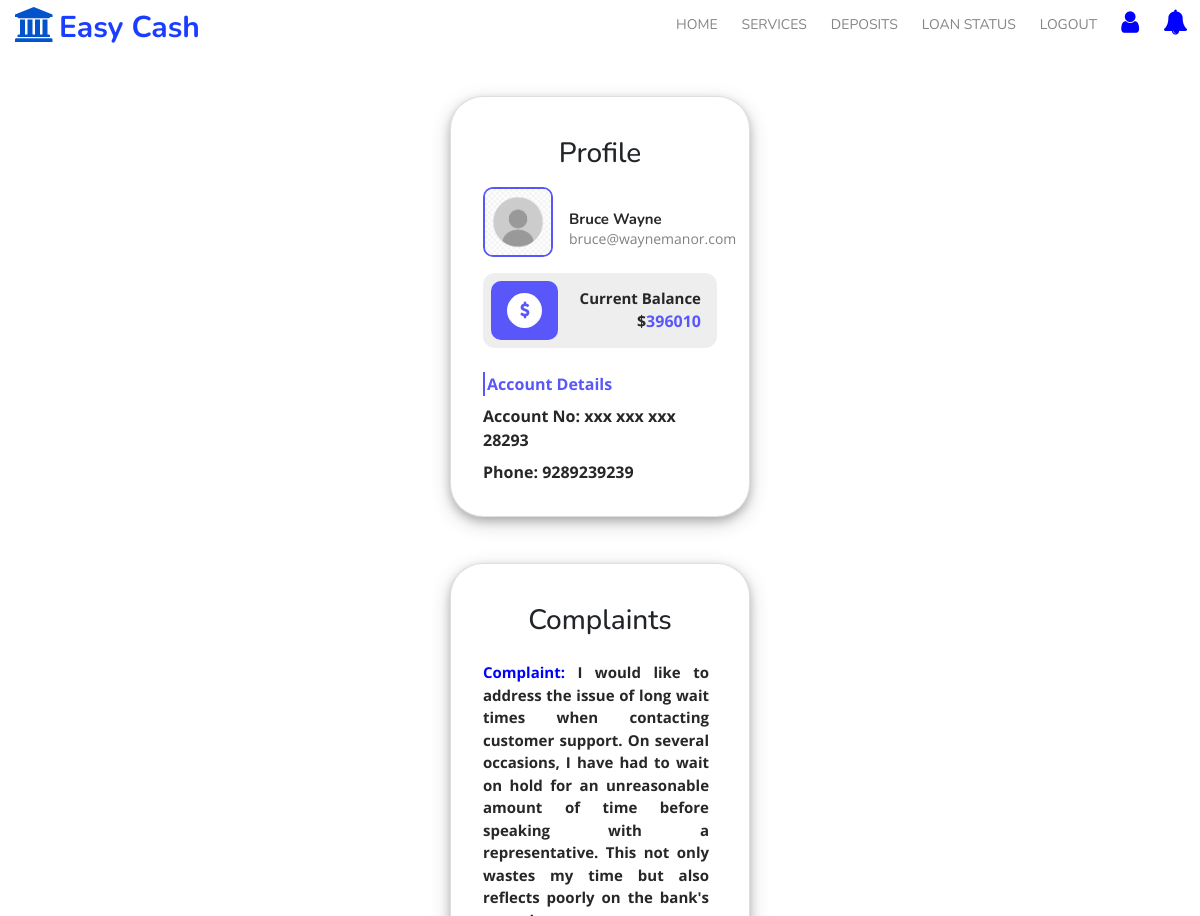
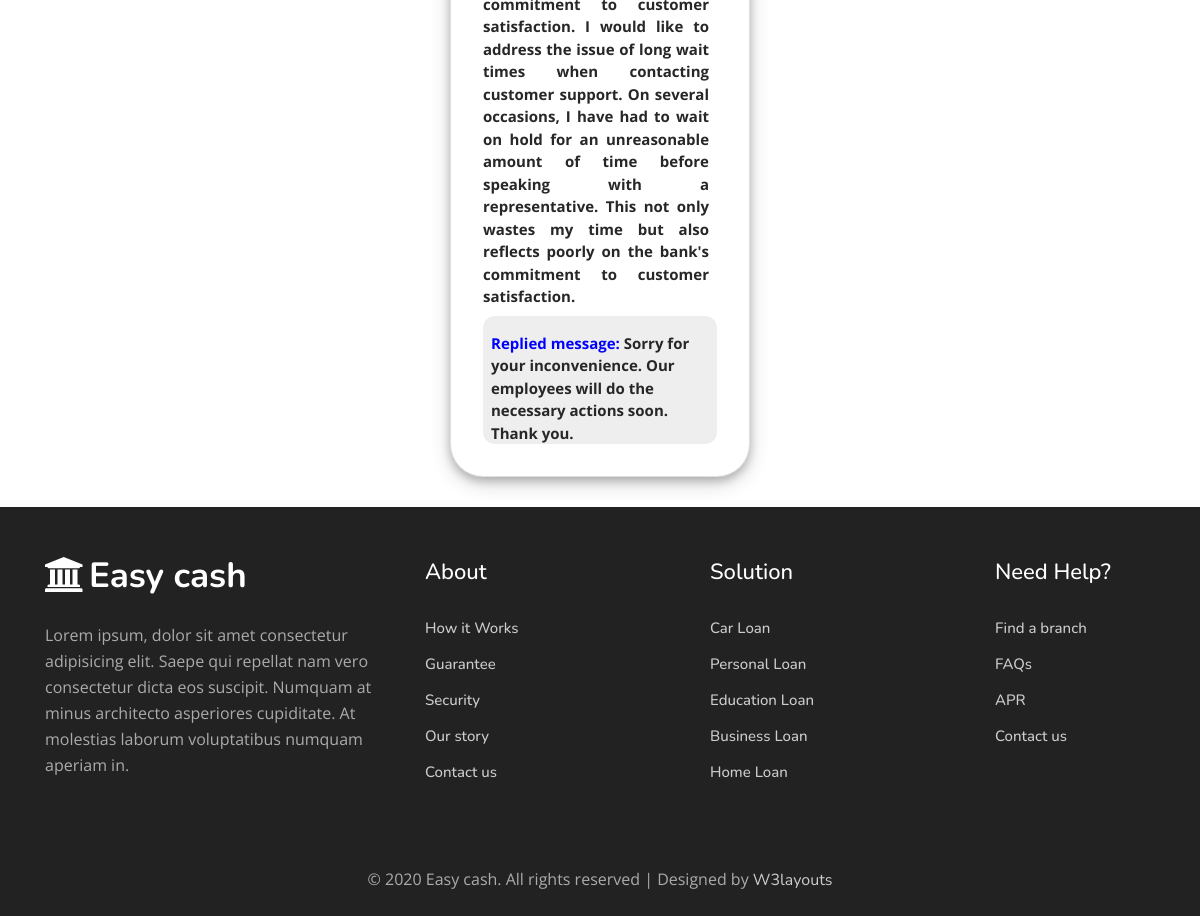
/user_profile/ (signed in), run on the app's committed database (2 pictures, top to bottom).
### bankingapp/models.py (models this page shows, shortened)
class Register(models.Model):
    name = models.CharField(max_length = 100)
    email = models.EmailField(max_length = 100)
    phone = models.IntegerField()
    accountNum = models.IntegerField()
    accountType = models.CharField(max_length = 100)
    credit = models.IntegerField()
    balance = models.IntegerField(null=True)
    login_id = models.ForeignKey(CustomLogin,on_delete = models.CASCADE)

class Complaints(models.Model):
    complaint = models.CharField(max_length = 2000)
    complaint_reply = models.CharField(max_length = 2000,null = True)
    user_id = models.ForeignKey(Register,on_delete = models.CASCADE,null = True)
    dateTime = models.DateTimeField(auto_now_add = True,null = True)
    login_id = models.ForeignKey(CustomLogin,on_delete = models.CASCADE)

### bankingapp/views.py (the view)
# urls.py: path('user_profile/',views.user_profile),
def user_profile(request):
    user = request.session['userid']
    profile = Register.objects.get(login_id = user)
    try:
        complaints_data = Complaints.objects.get(login_id=user)
        complaint = complaints_data.complaint
        replied_msg = complaints_data.complaint_reply
        if replied_msg is None:
            message = "Your complaint is not yet replied"
        else:
            message = replied_msg
    except Complaints.DoesNotExist:
        complaint = None
        message = "No complaints found for the logged-in user."
    return render(request,'user_profile.html',{"profile":profile,"message":message,"complaint":complaint})

### templates/user_profile.html (shortened to what this page needs)
{% extends 'user_base.html' %}
{% block header %}
{% load static %}
<div class="container d-flex justify-content-center mt-5">
	<div class="card" style="margin-bottom: 30px;">
		<h3 class="text-center mt-2 mb-3">Profile</h3>
		<div class="top-container">
			<img src="{% static 'assets/images/istockphoto-1495088043-612x612.jpg' %}" class="img-fluid profile-image"
				width="70">
			<div class="ml-3">
				<h5 class="name">{{profile.name}}</h5>
				<p class="mail">{{profile.email}}</p>
			</div>
		</div>
		<div class="middle-container d-flex justify-content-between align-items-center mt-3 p-2">
			<div class="dollar-div px-3">
				<div class="round-div"><i class="fa fa-dollar dollar"></i></div>
			</div>
			<div class="d-flex flex-column text-right mr-2">
				<span class="current-balance">Current Balance</span>
				<span class="amount"><span class="dollar-sign">$</span>{{profile.balance}}</span>
			</div>
		</div>
		<div class="recent-border mt-4">
			<span class="recent-orders">Account Details</span>
		</div>
		<div class="wishlist-border pt-2">
			<span class="wishlist">Account No: xxx xxx xxx {{ profile.accountNum|stringformat:"s"|slice:"-5:" }}</span>
		</div>
		<div class="fashion-studio-border pt-2">
			<span class="fashion-studio">Phone: {{profile.phone}}</span>
		</div>
	</div>
</div>
{% if message %}
<div class="container d-flex justify-content-center mt-3">
	<div class="card" style="margin-bottom: 30px;">
		<h3 class="text-center mt-2 mb-3">Complaints</h3>
		<div class="top-container">
			<div class="d-flex flex-column text-left mr-2">
				<p class="name" style="text-align: justify;"><span style="color: blue;">Complaint:</span> {{complaint}}</p>
			</div>
		</div>
		<div class="middle-container d-flex justify-content-between align-items-center mt-3 p-2">
			<div class="d-flex flex-column text-left mr-2">
				<p class="name"><span style="color: blue;">Replied message:</span> {{message}}</p>
			</div>
		</div>
	</div>
</div>
{% endif %}
{% endblock %}

### templates/user_profile.html (style rules this page uses)
.card { background-color: #fff; width: 300px; border-radius: 33px; box-shadow: 0 4px 8px 0 rgba(0, 0, 0, 0.2), 0 6px 20px 0 rgba(0, 0, 0, 0.19); padding: 2rem !important; }
.top-container { display: flex; align-items: center; }
.profile-image { border-radius: 10px; border: 2px solid #5957f9; }
.name { font-size: 15px; font-weight: bold; color: #272727; position: relative; top: 8px; }
.mail { font-size: 14px; color: grey; position: relative; top: 8px; }
.middle-container { background-color: #eee; border-radius: 12px; }
.dollar-div { background-color: #5957f9; padding: 12px; border-radius: 10px; }
.round-div { border-radius: 50%; width: 35px; height: 35px; background-color: #fff; display: flex; justify-content: center; align-items: center; text-align: center; }
.dollar { font-size: 16px !important; color: #5957f9 !important; font-weight: bold !important; }
.current-balance { font-size: 15px; color: #272727; font-weight: bold; }
.amount { color: #5957f9; font-size: 16px; font-weight: bold; }
.dollar-sign { font-size: 16px; color: #272727; font-weight: bold; }
.recent-border { border-left: 2px solid #5957f9; display: flex; align-items: center; }
.recent-orders { font-size: 16px; font-weight: 700; color: #5957f9; margin-left: 2px; }
.wishlist { font-size: 16px; font-weight: 700; color: #272727; }
.fashion-studio { font-size: 16px; font-weight: 700; color: #272727; }

### data on the page
Register: name "Bruce Wayne", email "bruce@waynemanor.com", balance "396010", accountNum "28293", phone "9289239239"
Complaints: complaint "I would like to address the issue of long wait times when contacting customer support. On several occasions, I have had to wait on hold for an unreasonable amount of time before speaking with a representative. This not only wastes my time but also reflects poorly on the bank's commitment to customer satisfaction. I would like to address the issue of long wait times when contacting customer support. On several occasions, I have had to wait on hold for an unreasonable amount of time before speaking with a representative. This not only wastes my time but also reflects poorly on the bank's commitment to customer satisfaction.", complaint_reply "Sorry for your inconvenience. Our employees will do the necessary actions soon. Thank you."
